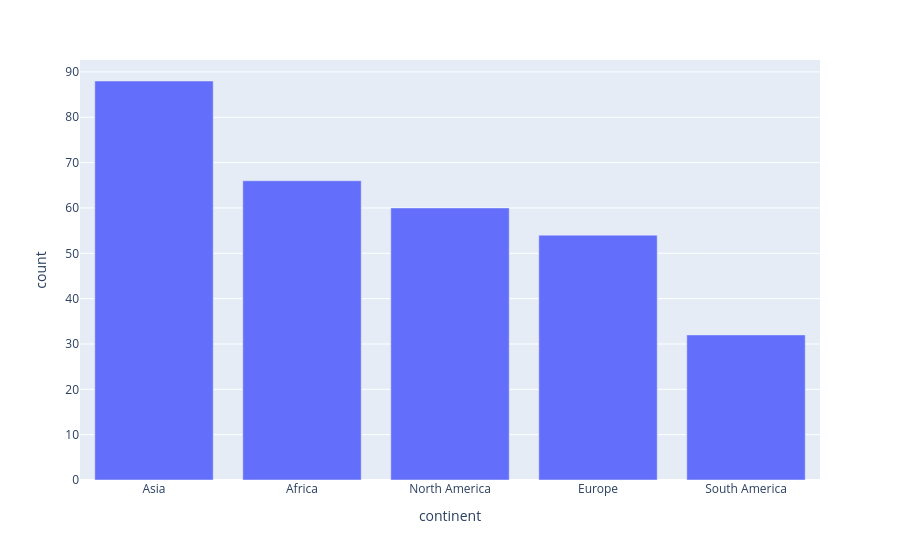

Here is the notebook cell this chart was saved with:
### Code cell
fig = px.bar(continent_counts , y='count',x='continent')
fig.show()

### Figure 1 — Plotly figure (JSON) as saved in the notebook; plotly's stock layout.template omitted (floating-point values rounded to 4 significant figures)
{"data": [{"hovertemplate": "continent=%{x}<br>count=%{y}<extra></extra>", "legendgroup": "", "marker": {"color": "#636efa", "pattern": {"shape": ""}}, "name": "", "orientation": "v", "showlegend": false, "textposition": "auto", "type": "bar", "x": ["Asia", "Africa", "North America", "Europe", "South America"], "xaxis": "x", "y": [88, 66, 60, 54, 32], "yaxis": "y"}], "layout": {"barmode": "relative", "legend": {"tracegroupgap": 0}, "margin": {"t": 60}, "xaxis": {"anchor": "y", "domain": [0, 1], "title": {"text": "continent"}}, "yaxis": {"anchor": "x", "domain": [0, 1], "title": {"text": "count"}}}}
